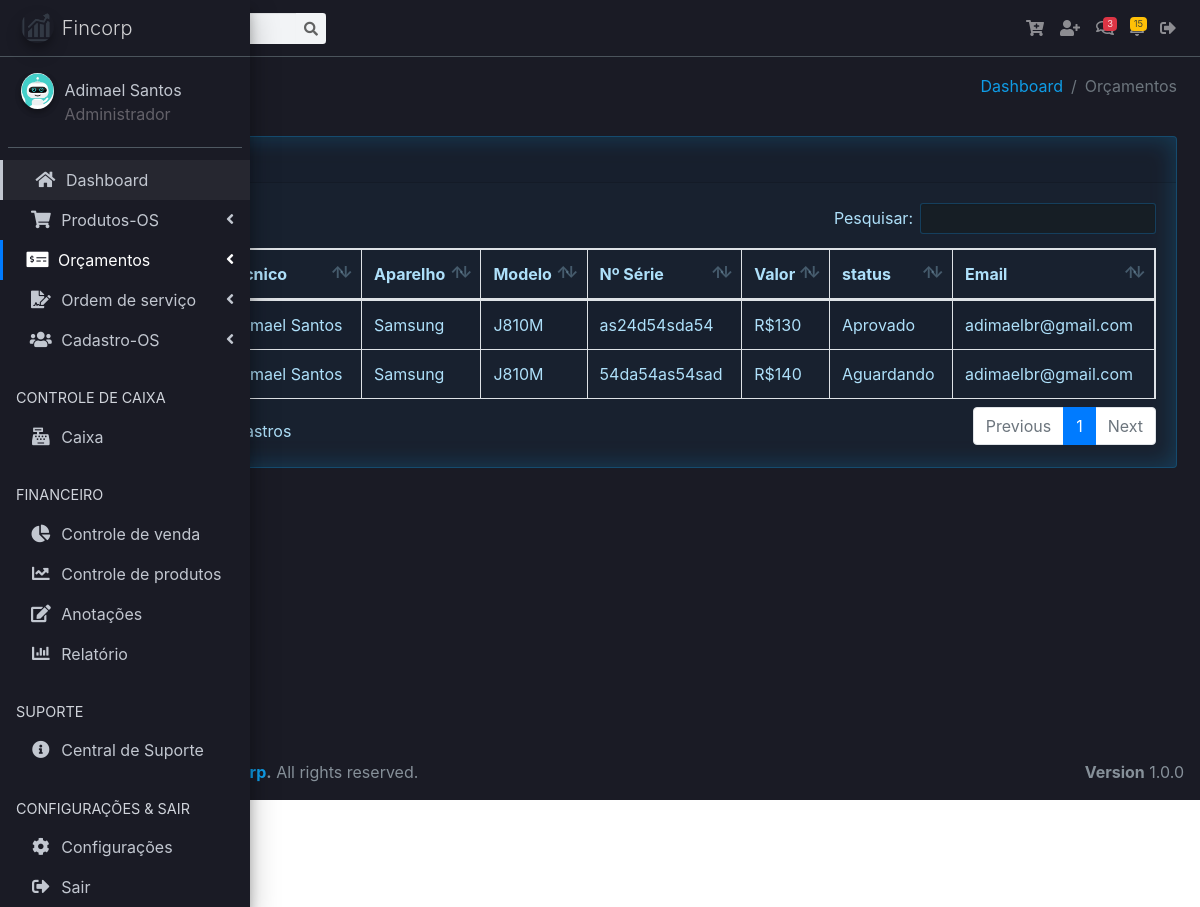
/vv/rel_orcamentos.php (signed in), run on an earlier commit of the app's database.
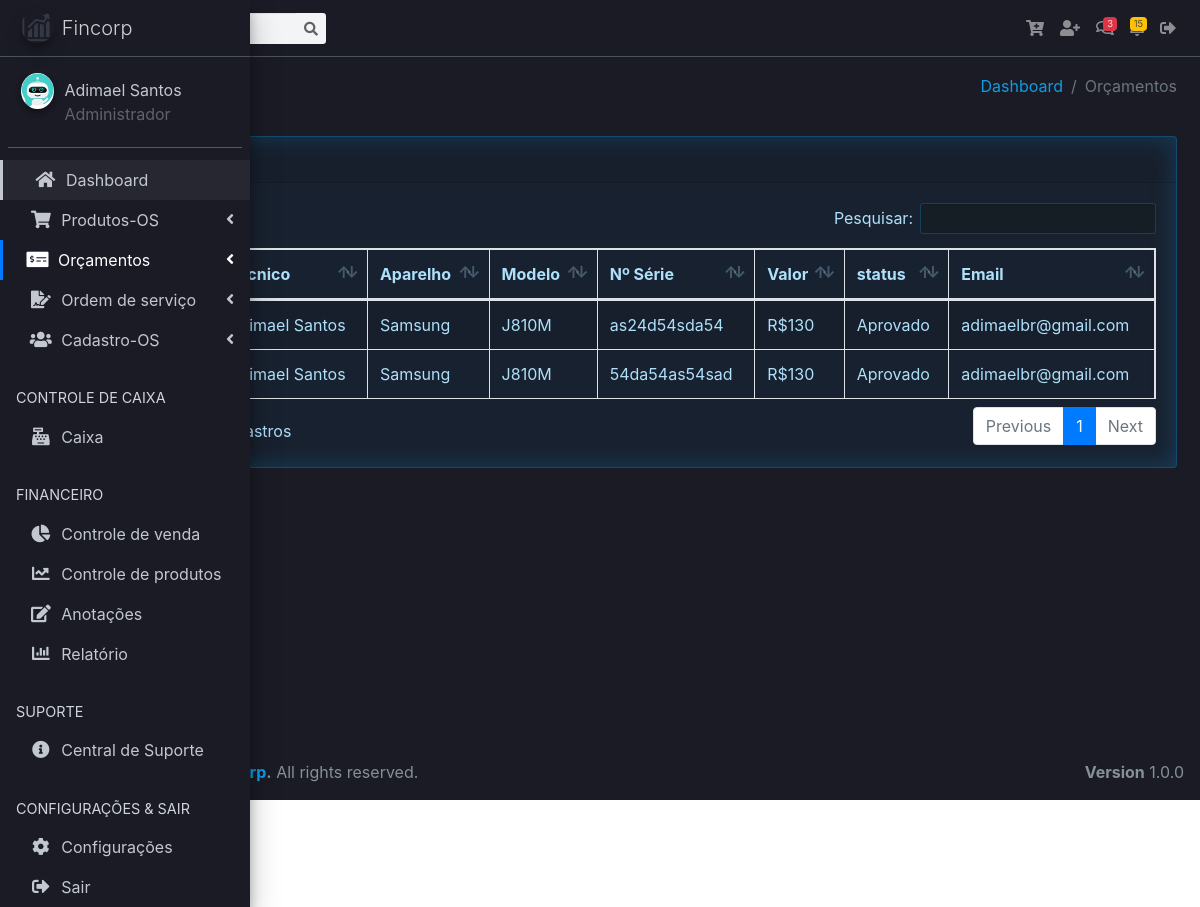
And on a later commit of the database.
### tables this page shows
CREATE TABLE `tb_orcamentos` (
  `id` int(11) NOT NULL,
  `id_user` int(11) NOT NULL,
  `id_cliente` int(11) NOT NULL,
  `tecnico` varchar(32) NOT NULL,
  `aparelho` varchar(32) NOT NULL,
  `serie` varchar(30) DEFAULT NULL,
  `modelo` varchar(32) NOT NULL,
  `defeito` varchar(255) NOT NULL,
  `laudo` varchar(255) DEFAULT NULL,
  `obs` varchar(255) DEFAULT NULL,
  `valor_servico` decimal(10,2) DEFAULT NULL,
  `peca1` varchar(32) DEFAULT NULL,
  `valor_peca1` decimal(10,2) DEFAULT NULL,
  `peca2` varchar(32) DEFAULT NULL,
  `valor_peca2` decimal(10,2) DEFAULT NULL,
  `desconto` decimal(10,2) DEFAULT NULL,
  `total` decimal(10,2) NOT NULL,
  `valor_total` decimal(10,2) DEFAULT NULL,
  `pagamento` varchar(32) DEFAULT NULL,
  `data_abertura` date DEFAULT NULL,
  `data_geracao` date DEFAULT NULL,
  `status` varchar(32) NOT NULL,
  `data_aprovacao` date NOT NULL
);

CREATE TABLE `tb_clientes` (
  `id_cliente` int(11) NOT NULL,
  `id_user` int(11) NOT NULL,
  `nome` varchar(32) NOT NULL,
  `cpf` varchar(20) NOT NULL,
  `endereco` varchar(128) NOT NULL,
  `cidade` varchar(45) NOT NULL,
  `estado` varchar(20) NOT NULL,
  `cep` varchar(20) NOT NULL,
  `telefone` varchar(45) NOT NULL,
  `email` varchar(100) DEFAULT NULL,
  `dt_registro` timestamp NOT NULL DEFAULT current_timestamp()
);

### vv/rel_orcamentos.php (the view, shortened to what the changed rows need)
<?php
require_once("header.php");
?>
<body class="hold-transition sidebar-mini">
<div class="wrapper">
  <div class="content-wrapper">
<section class="content">
<div class="container-fluid">
<div class="row">
<div class="col-12">
<div class="card">
<div class="card-body">
<?php
if(isset($_GET['buttonPesquisar']) and $_GET['txtpesquisar'] != ''){
    $nome = $_GET['txtpesquisar'] . '%';
    $query = "select * from tb_clientes where id_user = $_SESSION[id_user]  order by nome asc";
}else if(isset($_GET['buttonPesquisarCPF']) and $_GET['txtpesquisarcpf'] != ''){
    $nome = $_GET['txtpesquisarcpf'];
    $query = "select * from tb_clientes where cpf = '$nome'  order by nome asc";
}
else{
$query = "select distinct(tb_orcamentos.status), tb_orcamentos.*, tb_clientes.* from tb_orcamentos join tb_clientes where tb_orcamentos.id_cliente = tb_clientes.id_cliente and tb_orcamentos.status != 'Cancelado' && tb_orcamentos.status != 'Aberto' order by nome ASC";
}
    $result = mysqli_query($conn, $query);
    $row = mysqli_num_rows($result);
if($row == ''){
    echo "<h3> Não existem dados cadastrados no banco </h3>";
}else{
?>
<table id="example1" class="table table-bordered table-striped">
  <thead>
  <tr>
    <th>id</th>
    <th>Cliente</th>
    <th>Técnico</th>
    <th>Aparelho</th>
    <th>Modelo</th>
    <th>Nº Série</th>
    <th>Valor</th>
    <th>status</th>
    <th>Email</th>
  </tr>
  </thead>
  <tbody>
  <?php
    while($res_1 = mysqli_fetch_array($result)){
        $id = $res_1["id"];
        $cliente = $res_1["nome"];
        $tecnico = $res_1["tecnico"];
        $aparelho = $res_1["aparelho"];
        $modelo = $res_1["modelo"];
        $serie = $res_1["serie"];
        $valor_total = $res_1["valor_total"] - $res_1["desconto"];
        $status = $res_1["status"];
        $email = $res_1["email"];
    ?>
  <tr>
    <td><?php echo $id; ?></td>
    <td><?php echo $cliente; ?></td>
    <td><?php echo $tecnico; ?></td>
    <td><?php echo $aparelho; ?></td>
    <td><?php echo $modelo; ?></td>
    <td><?php echo $serie; ?></td>
    <td>R$<?php echo $valor_total; ?></td>
    <td><?php echo $status; ?></td>
    <td><?php echo $email; ?></td>
  </tr>
  <?php
        }
    ?>
  </tbody>
</table>
<?php
        }
    ?>
</div>
</div>
</div>
</div>
</div>
</section>
</div>
</div>
</body>
</html>

What changed in the data, as far as the page shows it:
changed tb_orcamentos "54da54as54sad": valor_total "140" → "130"; status "Aguardando" → "Aprovado"
